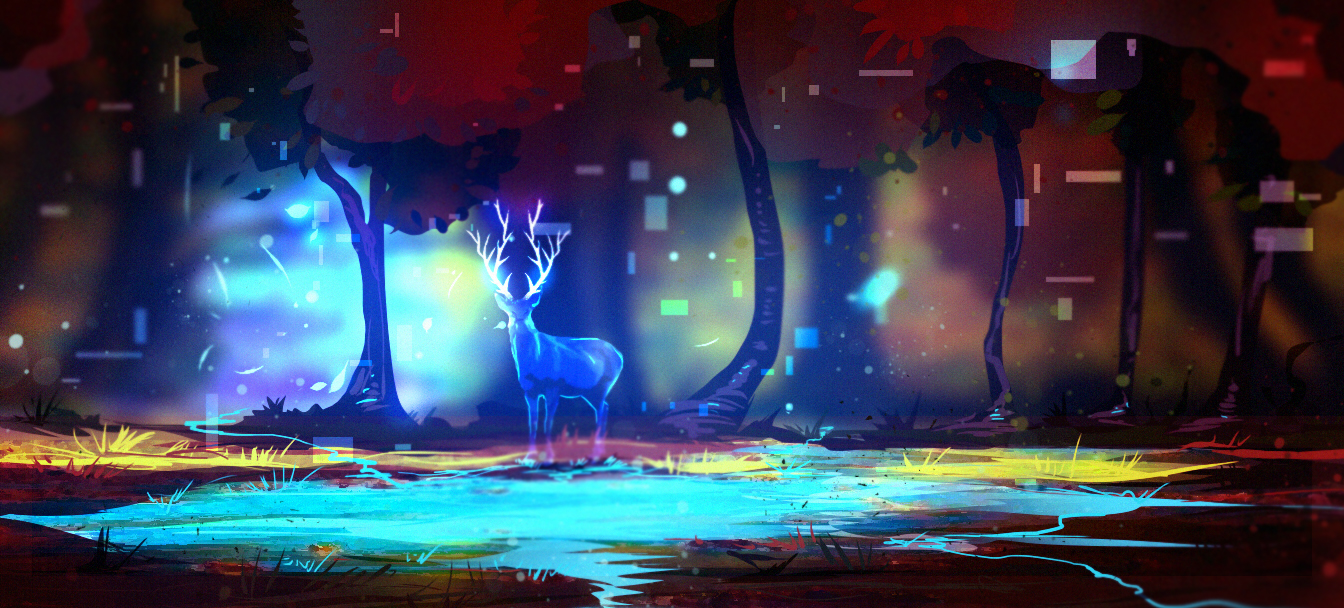

The image is a tile-based game level rendered from a .tmx file. Its description and complete source (layers, tilesets, objects, tile grids) follow:
An orthogonal 42x19 tile map with 32x32 px tiles, 2 tile layers (bg, meta), 2 tilesets and 7 objects (SpawnPoint, Line1, Line2, Line3, Boss1, ...).

<map version="1.0" tiledversion="2017.10.31" orientation="orthogonal" renderorder="right-down" width="42" height="19" tilewidth="32" tileheight="32" infinite="0" nextobjectid="10">
 <tileset firstgid="1" source="the_ghost_by_ryky-d9ik1z6.tsx" />
 <tileset firstgid="799" source="meta.tsx" />
 <layer name="bg" width="42" height="19">
  <data encoding="csv">
1,2,3,4,5,6,7,8,9,10,11,12,13,14,15,16,17,18,19,20,21,22,23,24,25,26,27,28,29,30,31,32,33,34,35,36,37,38,39,40,41,42,
43,44,45,46,47,48,49,50,51,52,53,54,55,56,57,58,59,60,61,62,63,64,65,66,67,68,69,70,71,72,73,74,75,76,77,78,79,80,81,82,83,84,
85,86,87,88,89,90,91,92,93,94,95,96,97,98,99,100,101,102,103,104,105,106,107,108,109,110,111,112,113,114,115,116,117,118,119,120,121,122,123,124,125,126,
127,128,129,130,131,132,133,134,135,136,137,138,139,140,141,142,143,144,145,146,147,148,149,150,151,152,153,154,155,156,157,158,159,160,161,162,163,164,165,166,167,168,
169,170,171,172,173,174,175,176,177,178,179,180,181,182,183,184,185,186,187,188,189,190,191,192,193,194,195,196,197,198,199,200,201,202,203,204,205,206,207,208,209,210,
211,212,213,214,215,216,217,218,219,220,221,222,223,224,225,226,227,228,229,230,231,232,233,234,235,236,237,238,239,240,241,242,243,244,245,246,247,248,249,250,251,252,
253,254,255,256,257,258,259,260,261,262,263,264,265,266,267,268,269,270,271,272,273,274,275,276,277,278,279,280,281,282,283,284,285,286,287,288,289,290,291,292,293,294,
295,296,297,298,299,300,301,302,303,304,305,306,307,308,309,310,311,312,313,314,315,316,317,318,319,320,321,322,323,324,325,326,327,328,329,330,331,332,333,334,335,336,
337,338,339,340,341,342,343,344,345,346,347,348,349,350,351,352,353,354,355,356,357,358,359,360,361,362,363,364,365,366,367,368,369,370,371,372,373,374,375,376,377,378,
379,380,381,382,383,384,385,386,387,388,389,390,391,392,393,394,395,396,397,398,399,400,401,402,403,404,405,406,407,408,409,410,411,412,413,414,415,416,417,418,419,420,
421,422,423,424,425,426,427,428,429,430,431,432,433,434,435,436,437,438,439,440,441,442,443,444,445,446,447,448,449,450,451,452,453,454,455,456,457,458,459,460,461,462,
463,464,465,466,467,468,469,470,471,472,473,474,475,476,477,478,479,480,481,482,483,484,485,486,487,488,489,490,491,492,493,494,495,496,497,498,499,500,501,502,503,504,
505,506,507,508,509,510,511,512,513,514,515,516,517,518,519,520,521,522,523,524,525,526,527,528,529,530,531,532,533,534,535,536,537,538,539,540,541,542,543,544,545,546,
547,548,549,550,551,552,553,554,555,556,557,558,559,560,561,562,563,564,565,566,567,568,569,570,571,572,573,574,575,576,577,578,579,580,581,582,583,584,585,586,587,588,
589,590,591,592,593,594,595,596,597,598,599,600,601,602,603,604,605,606,607,608,609,610,611,612,613,614,615,616,617,618,619,620,621,622,623,624,625,626,627,628,629,630,
631,632,633,634,635,636,637,638,639,640,641,642,643,644,645,646,647,648,649,650,651,652,653,654,655,656,657,658,659,660,661,662,663,664,665,666,667,668,669,670,671,672,
673,674,675,676,677,678,679,680,681,682,683,684,685,686,687,688,689,690,691,692,693,694,695,696,697,698,699,700,701,702,703,704,705,706,707,708,709,710,711,712,713,714,
715,716,717,718,719,720,721,722,723,724,725,726,727,728,729,730,731,732,733,734,735,736,737,738,739,740,741,742,743,744,745,746,747,748,749,750,751,752,753,754,755,756,
757,758,759,760,761,762,763,764,765,766,767,768,769,770,771,772,773,774,775,776,777,778,779,780,781,782,783,784,785,786,787,788,789,790,791,792,793,794,795,796,797,798
</data>
 </layer>
 <layer name="meta" width="42" height="19" opacity="0.07">
  <data encoding="csv">
0,0,0,0,0,0,0,0,0,0,0,0,0,0,0,0,0,0,0,0,0,0,0,0,0,0,0,0,0,0,0,0,0,0,0,0,0,0,0,0,0,0,
0,0,0,0,0,0,0,0,0,0,0,0,0,0,0,0,0,0,0,0,0,0,0,0,0,0,0,0,0,0,0,0,0,0,0,0,0,0,0,0,0,0,
0,0,0,0,0,0,0,0,0,0,0,0,0,0,0,0,0,0,0,0,0,0,0,0,0,0,0,0,0,0,0,0,0,0,0,0,0,0,0,0,0,0,
0,0,0,0,0,0,0,0,0,0,0,0,0,0,0,0,0,0,0,0,0,0,0,0,0,0,0,0,0,0,0,0,0,0,0,0,0,0,0,0,0,0,
0,0,0,0,0,0,0,0,0,0,0,0,0,0,0,0,0,0,0,0,0,0,0,0,0,0,0,0,0,0,0,0,0,0,0,0,0,0,0,0,0,0,
0,0,0,0,0,0,0,0,0,0,0,0,0,0,0,0,0,0,0,0,0,0,0,0,0,0,0,0,0,0,0,0,0,0,0,0,0,0,0,0,0,0,
0,0,0,0,0,0,0,0,0,0,0,0,0,0,0,0,0,0,0,0,0,0,0,0,0,0,0,0,0,0,0,0,0,0,0,0,0,0,0,0,0,0,
0,0,0,0,0,0,0,0,0,0,0,0,0,0,0,0,0,0,0,0,0,0,0,0,0,0,0,0,0,0,0,0,0,0,0,0,0,0,0,0,0,0,
0,0,0,0,0,0,0,0,0,0,0,0,0,0,0,0,0,0,0,0,0,0,0,0,0,0,0,0,0,0,0,0,0,0,0,0,0,0,0,0,0,0,
0,0,0,0,0,0,0,0,0,0,0,0,0,0,0,0,0,0,0,0,0,0,0,0,0,0,0,0,0,0,0,0,0,0,0,0,0,0,0,0,0,0,
0,0,0,0,0,0,0,0,0,0,0,0,0,0,0,0,0,0,0,0,0,0,0,0,0,0,0,0,0,0,0,0,0,0,0,0,0,0,0,0,0,0,
0,0,0,0,0,0,0,0,0,0,0,0,0,0,0,0,0,0,0,0,0,0,0,0,0,0,0,0,0,0,0,0,0,0,0,0,0,0,0,0,0,0,
0,0,0,0,0,0,0,0,0,0,0,0,0,0,0,0,0,0,0,0,0,0,0,0,0,0,0,0,0,0,0,0,0,0,0,0,0,0,0,0,0,0,
800,800,800,800,800,800,800,800,800,800,800,800,800,800,800,800,800,800,800,800,800,800,800,800,800,800,800,800,800,800,800,800,800,800,800,800,800,800,800,800,800,800,
800,0,0,0,0,0,0,0,0,0,0,0,0,0,0,0,0,0,0,0,0,0,0,0,0,0,0,0,0,0,0,0,0,0,0,0,0,0,0,0,0,800,
800,0,0,0,0,0,0,0,0,0,0,0,0,0,0,0,0,0,0,0,0,0,0,0,0,0,0,0,0,0,0,0,0,0,0,0,0,0,0,0,0,800,
800,0,0,0,0,0,0,0,0,0,0,0,0,0,0,0,0,0,0,0,0,0,0,0,0,0,0,0,0,0,0,0,0,0,0,0,0,0,0,0,0,800,
800,0,0,0,0,0,0,0,0,0,0,0,0,0,0,0,0,0,0,0,0,0,0,0,0,0,0,0,0,0,0,0,0,0,0,0,0,0,0,0,0,800,
800,800,800,800,800,800,800,800,800,800,800,800,800,800,800,800,800,800,800,800,800,800,800,800,800,800,800,800,800,800,800,800,800,800,800,800,800,800,800,800,800,800
</data>
 </layer>
 <objectgroup name="Objects">
  <object id="1" name="SpawnPoint" x="1211.56" y="469" width="5" height="4" />
  <object id="3" name="Line1" x="1140" y="453.333" width="4" height="148" />
  <object id="4" name="Line2" x="792" y="445.333" width="8" height="161.333" />
  <object id="5" name="Line3" x="357.333" y="452" width="6.66667" height="153.333" />
  <object id="6" name="Boss1" x="573.333" y="506" width="6" height="6" />
  <object id="8" name="Boss2" x="333.33" y="506.667" width="6.66667" height="9.33333" />
  <object id="9" name="Boss3" x="156" y="506.33" width="22.22" height="22.22" />
 </objectgroup>
</map>
